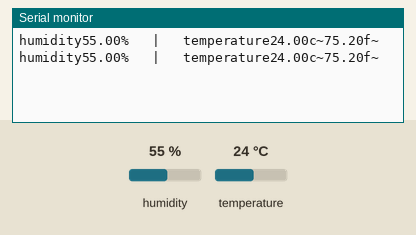
This sketch was run on a simulated Arduino Uno, built with avr-gcc and run on an emulated ATmega328P. Shown: the last lines printed to the serial monitor. The test bench sets the inputs (shaded band); at power-on: humidity 55 %, temperature 24 °C.

Above: at 4.8 s.
4.9 s: humidity set to 22 %
At 7.0 s:
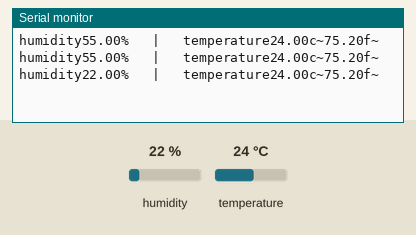
7.9 s: temperature set to 12 °C
At 9.4 s:
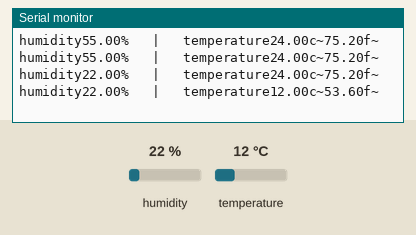
10.9 s: humidity set to 40 %
At 13.1 s:
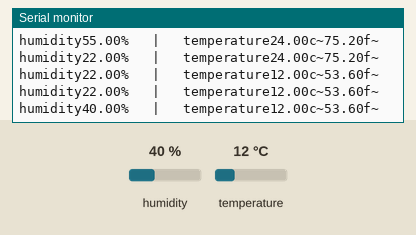
Timing chart, 0 to 14.6 s (numbered marks = the images above; inputs shaded):
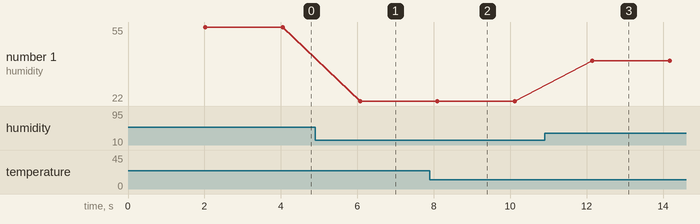

Measured:
- after the input at 4.9 s, the serial monitor: prints a new line after 1.2 s (image 1)
- after the input at 7.9 s, the serial monitor: prints a new line after 0.20 s (image 2)
- after the input at 10.9 s, the serial monitor: prints a new line after 1.2 s (image 3)
- plotted number 1: 55 → 22 after the input at 4.9 s, 22 → 40 after the input at 10.9 s

The sketch:

Dth11_sensor.ino
```cpp
#include "DHT.h"
#define DHTPIN 2
#define DHTTYPE DHT11
DHT dht(DHTPIN, DHTTYPE);
void setup() {
  // put your setup code here, to run once:
  Serial.begin(9600);
  dht.begin();
}

void loop() {
  // put your main code here, to run repeatedly:
  delay(2000);
  float humi = dht.readHumidity();
  float tempc = dht.readTemperature();
  float tempf = dht.readTemperature(true);

  if (isnan(humi) || isnan(tempc) || isnan((tempf)))
{
  Serial.println("Failed to read fron dth sensor");
  }
  else
  {
    Serial.print("humidity");
    Serial.print(humi);
    Serial.print("%");


    Serial.print("   |   ");
    Serial.print("temperature");
    Serial.print(tempc);
    Serial.print("c~");
    Serial.print(tempf);
    Serial.println("f~");
  }
}
```
